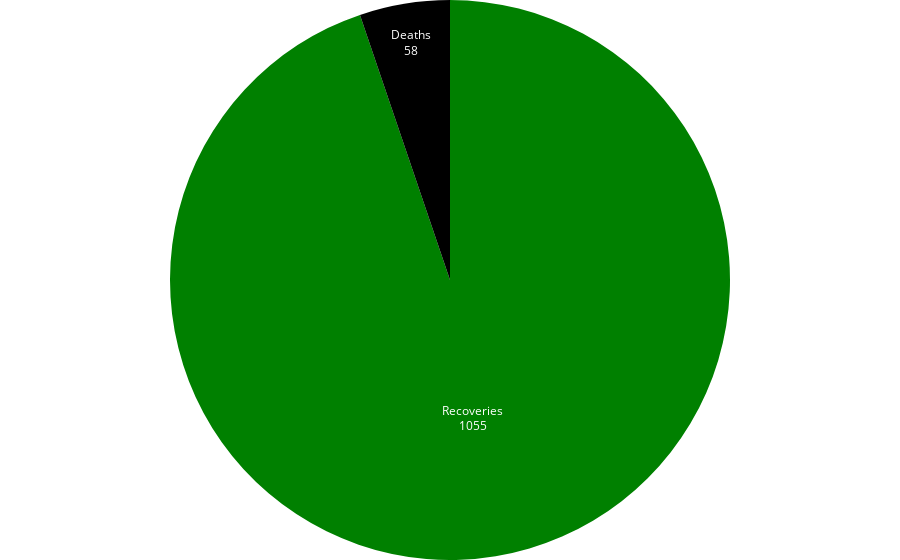

Notebook code cell kept with this figure:
### Code cell
figp_tot_recovered_deaths = px.pie(recovered_deaths_totals, values='total', names='variable',
                                  color_discrete_sequence=['green','black'])
figp_tot_recovered_deaths.update_layout(
    legend=dict(x=0, y=1),
    showlegend=False,
    margin=empty_margin_dict,
)

figp_tot_recovered_deaths.update_traces(hoverinfo= 'label+percent', 
                  hovertemplate = '%{label}<br>%{value}',
                  textinfo='value+label',
                  textposition='inside')
# print(figp_tot_recovered_deaths)
figp_tot_recovered_deaths.show()

### Figure 1 — Plotly figure (JSON) as saved in the notebook; plotly's stock layout.template omitted (floating-point values rounded to 4 significant figures)
{"data": [{"domain": {"x": [0, 1], "y": [0, 1]}, "hoverinfo": "label+percent", "hovertemplate": "%{label}<br>%{value}", "labels": ["Deaths", "Recoveries"], "legendgroup": "", "name": "", "showlegend": true, "textinfo": "value+label", "textposition": "inside", "type": "pie", "values": [58, 1055]}], "layout": {"legend": {"tracegroupgap": 0, "x": 0, "y": 1}, "margin": {"b": 0, "l": 0, "r": 0, "t": 0}, "piecolorway": ["green", "black"], "showlegend": false}}
